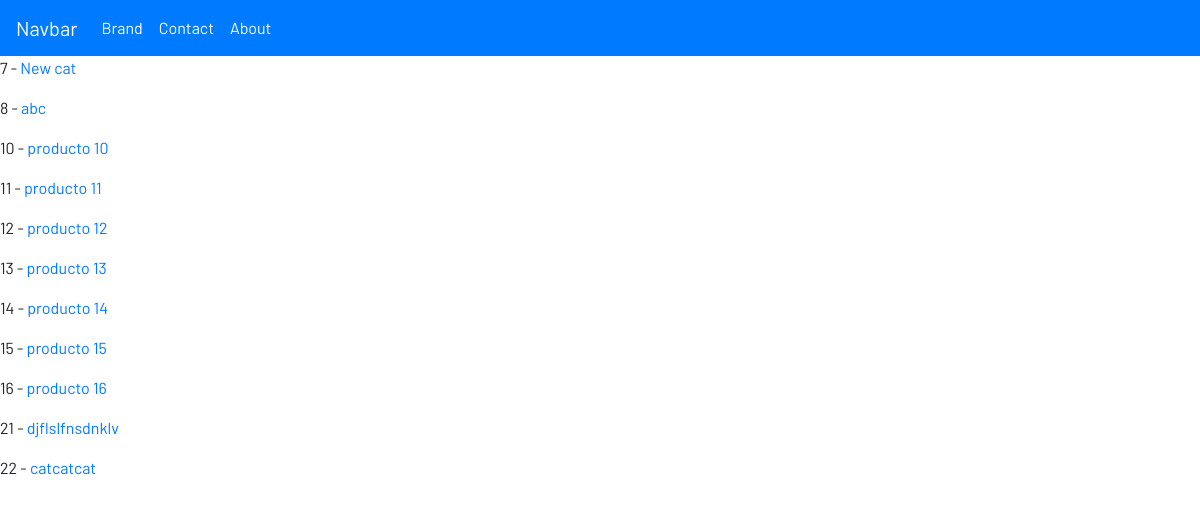
Screenshot of /products/ with the database file from the repository.
### products/models.py (models this page shows)
class Product(models.Model):
    title       = models.CharField(max_length=120) # max_length = is required
    description = models.TextField(blank=True, null=True)
    price       = models.DecimalField(decimal_places=2, max_digits=1000)
    summary     = models.TextField(blank=False, null=False) # this field is required. This field cannot be empty in the database.
    featured    = models.BooleanField(default=False) # null=True, default=True
    def get_absolute_url(self):
        return reverse("products:product-detail", kwargs={"id":self.id}) # f"/products/{self.id}/

### products/views.py (the view)
# urls.py: path('', product_list_view, name='product-list'),
def product_list_view(request):
    queryset = Product.objects.all() # list of objects
    context = {
        'object_list' : queryset
    }
    return render (request, 'products/product_list.html', context)

### products/templates/products/product_list.html
{% extends 'base.html' %}
{% block content %}
{% for instance in object_list %}
    <p>{{ instance.id }} - <a href="{{ instance.get_absolute_url }}"> {{ instance.title }}</a></p>
{% endfor %}
{% endblock %}

### templates/base.html (shortened to what this page needs)
{% load static %}
<!DOCTYPE html>
<html lang="en">
<head>
    <link rel="stylesheet" href="https://stackpath.bootstrapcdn.com/bootstrap/4.3.1/css/bootstrap.min.css">
    <link rel="stylesheet" href="{% static '../css/style.css' %}">
</head>
<body>
    {% include 'navbar.html' %}
    {% block content %}{% endblock %}
</body>
</html>

### templates/navbar.html (shortened to what this page needs)
<nav class="navbar navbar-expand-lg navbar-primary bg-primary">
    <a class="navbar-brand text-white" href="#">Navbar</a>
    <div class="collapse navbar-collapse" id="navbarNavAltMarkup">
    <div class="navbar-nav">
        <a class="nav-item nav-link active text-white" href="#">Brand <span class="sr-only">(current)</span></a>
        <a class="nav-item nav-link text-white" href="#">Contact</a>
        <a class="nav-item nav-link text-white" href="#">About</a>
    </div>
    </div>
</nav>

### css/product/style.css (style rules this page uses)
body { font-family: 'Barlow', sans-serif !important; }

### rows the page displays
Product: id "7", title "New cat"
Product: id "8", title "abc"
Product: id "10", title "producto 10"
Product: id "11", title "producto 11"
Product: id "12", title "producto 12"
Product: id "13", title "producto 13"
Product: id "14", title "producto 14"
Product: id "15", title "producto 15"
Product: id "16", title "producto 16"
Product: id "21", title "djflslfnsdnklv"
Product: id "22", title "catcatcat"
